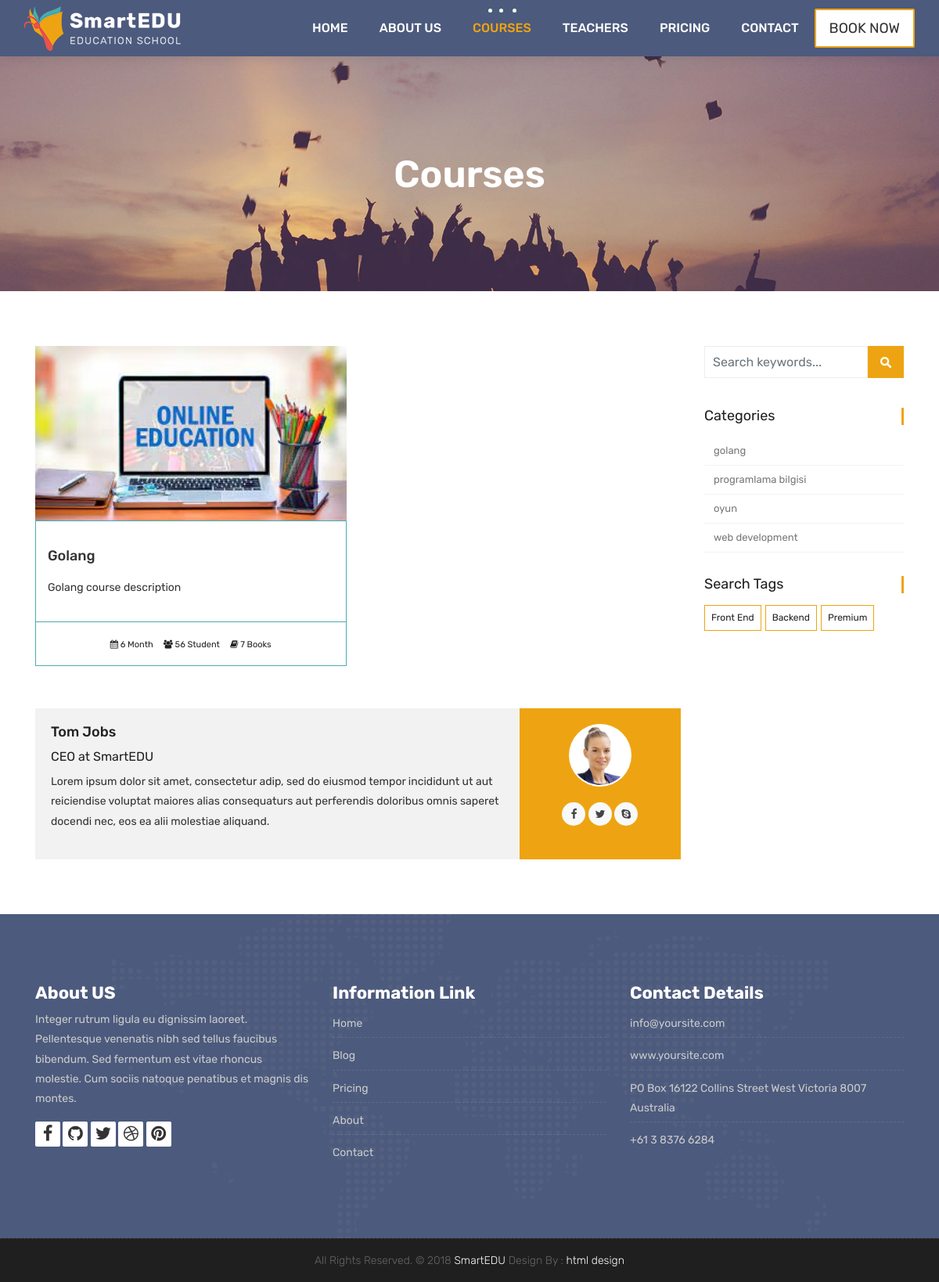
Screenshot of /courses/categories/golang with the database file from the repository.
### courses/models.py (models this page shows, shortened)
class Course(models.Model):
    name = models.CharField(max_length=200, unique=True)
    category = models.ForeignKey(Category, null=True, on_delete=models.DO_NOTHING)
    tags = models.ManyToManyField(Tag, blank=True, null= True)
    description = models.TextField(blank=True, null=True)
    image = models.ImageField(upload_to="courses/%Y/%m/%d/", default="courses/default_course_image.jpg")
    date = models.DateTimeField(auto_now=True)
    available = models.BooleanField(default=True)

class Category(models.Model):
    name = models.CharField(max_length=50, null=True)
    slug = models.SlugField(max_length=50, unique=True, null=True)

class Tag(models.Model):
    name = models.CharField(max_length=50, null=True)
    slug = models.SlugField(max_length=50, unique=True, null=True)

### courses/views.py (the view)
# urls.py: path('categories/<slug:category_slug>', views.category_list, name="courses_by_category"),
def category_list(request, category_slug):
    courses = Course.objects.all().filter(category__slug=category_slug)
    categories = Category.objects.all()
    tags = Tag.objects.all()
    context = {
        'courses': courses,
        'categories': categories,
        'tags': tags,
    }
    return render(request, 'courses.html', context)

### templates/courses.html
{% extends 'partials/_base.html' %}
{% load static %}
{% block content %}
	<div class="all-title-box">
		<div class="container text-center">
			<h1>Courses</span></h1>
		</div>
	</div>
    <div id="overviews" class="section wb">
        <div class="container">
            <div class="row">
                <div class="col-lg-9 blog-post-single">
                    <div class="row">
						{% for course in courses %}
                        <div class="col-lg-6 col-md-6 col-12 mb-4">
                            <div class="course-item">
                                <div class="image-blog">
                                    <img src="{{course.image.url}}" alt="" class="img-fluid">
                                </div>
                                <div class="course-br">
                                    <div class="course-title">
                                        <h2><a href="{% url 'course_detail' course.category.slug course.id %}" title="">{{course.name}}</a></h2>
                                    </div>
                                    <div class="course-desc">
                                        <p>{{course.description | truncatechars:140}}</p>
                                    </div>
                                </div>
                                <div class="course-meta-bot">
                                    <ul>
                                        <li><i class="fa fa-calendar" aria-hidden="true"></i> 6 Month</li>
                                        <li><i class="fa fa-users" aria-hidden="true"></i> 56 Student</li>
                                        <li><i class="fa fa-book" aria-hidden="true"></i> 7 Books</li>
                                    </ul>
                                </div>
                            </div>
                        </div>
						{% endfor %}
                    </div>
					<div class="blog-author">
						<div class="author-bio">
							<h3 class="author_name"><a href="#">Tom Jobs</a></h3>
							<h5>CEO at <a href="#">SmartEDU</a></h5>
							<p class="author_det">
								Lorem ipsum dolor sit amet, consectetur adip, sed do eiusmod tempor incididunt  ut aut reiciendise voluptat maiores alias consequaturs aut perferendis doloribus omnis saperet docendi nec, eos ea alii molestiae aliquand.
							</p>
						</div>
						<div class="author-desc">
							<img src="images/author.jpg" alt="about author">
							<ul class="author-social">
								<li><a href="#"><i class="fa fa-facebook"></i></a></li>
								<li><a href="#"><i class="fa fa-twitter"></i></a></li>
								<li><a href="#"><i class="fa fa-skype"></i></a></li>
							</ul>
						</div>
					</div>
                </div>
				<div class="col-lg-3 col-12 right-single">
					<div class="widget-search">
						<div class="site-search-area">
							<form method="get" id="site-searchform" action="#">
								<div>
									<input class="input-text form-control" name="search-k" id="search-k" placeholder="Search keywords..." type="text">
									<input id="searchsubmit" value="Search" type="submit">
								</div>
							</form>
						</div>
					</div>
					<div class="widget-categories">
						<h3 class="widget-title">Categories</h3>
						<ul>
							{% for category in categories %}
							<li><a href="{% url 'courses_by_category' category.slug %}">{{ category.name }}</a></li>
							{% endfor %}
						</ul>
					</div>
					<div class="widget-tags">
						<h3 class="widget-title">Search Tags</h3>
						<ul class="tags">
							{% for tag in tags %}
							<li><a href="{% url 'courses_by_tag' tag.slug %}">{% if tag.slug in request.path %} <b>{{ tag.name }}</b> {% else %} {{ tag.name }} {% endif %} </a></li>
							{% endfor %}
						</ul>
					</div>
				</div>
            </div>
        </div>
    </div>
	{% endblock %}

### rows the page displays
Course: image (picture), name "Golang", description "Golang course description"
Category: name "golang"
Category: name "programlama bilgisi"
Category: name "oyun"
Category: name "web development"
Tag: name "Front End"
Tag: name "Backend"
Tag: name "Premium"
